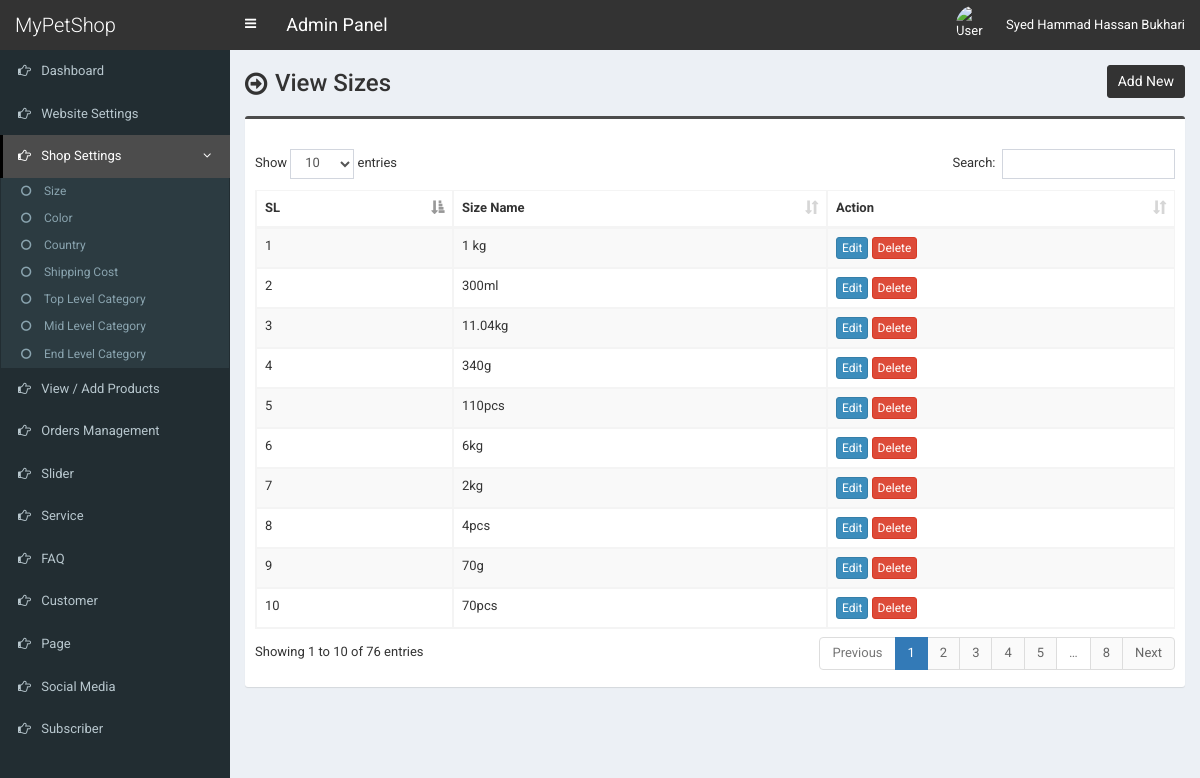
The page /admin/size.php (signed in) on the database its author committed.
### tables this page shows
CREATE TABLE `tbl_size` (
  `size_id` int(11) NOT NULL,
  `size_name` varchar(255) NOT NULL
);

### admin/size.php (the view, shortened to what this page needs)
<?php require_once('header.php'); ?>
<section class="content-header">
	<div class="content-header-left">
		<h1>View Sizes</h1>
	</div>
	<div class="content-header-right">
		<a href="size-add.php" class="btn btn-primary btn-sm">Add New</a>
	</div>
</section>
<section class="content">
  <div class="row">
    <div class="col-md-12">
      <div class="box box-info">
        <div class="box-body table-responsive">
          <table id="example1" class="table table-bordered table-striped">
			<thead>
			    <tr>
			        <th>SL</th>
			        <th>Size Name</th>
			        <th>Action</th>
			    </tr>
			</thead>
            <tbody>
            	<?php
            	$i=0;
            	$statement = $pdo->prepare("SELECT * FROM tbl_size ORDER BY size_id ASC");
            	$statement->execute();
            	$result = $statement->fetchAll(PDO::FETCH_ASSOC);
            	foreach ($result as $row) {
            		$i++;
            		?>
					<tr>
	                    <td><?php echo $i; ?></td>
	                    <td><?php echo $row['size_name']; ?></td>
	                    <td>
	                        <a href="size-edit.php?id=<?php echo $row['size_id']; ?>" class="btn btn-primary btn-xs">Edit</a>
	                        <a href="#" class="btn btn-danger btn-xs" data-href="size-delete.php?id=<?php echo $row['size_id']; ?>" data-toggle="modal" data-target="#confirm-delete">Delete</a>
	                    </td>
	                </tr>
            		<?php
            	}
            	?>
            </tbody>
          </table>
        </div>
      </div>
</section>
<?php require_once('footer.php'); ?>

### admin/style.css (style rules this page uses)
body { font-size: 13px; font-family: 'Roboto', sans-serif; }
.content-header>h1, .content-header .content-header-left h1 { font-family: 'Roboto', sans-serif; }
.box-info { padding-top: 20px; }
.content-header { overflow: hidden; }
.content-header .content-header-left { float: left; padding-top: 5px; }
.content-header .content-header-right { float: right; }
.content-header .content-header-left h1 { margin-top: 0; margin-bottom: 0; padding-left: 30px; padding-bottom: 5px; font-size: 24px; position: relative; }
.content-header .content-header-left h1:before { position: absolute; top: 0; left: 0; font-family: 'FontAwesome', sans-serif; font-size: 26px; content: '\f18e'; }
.content-header .content-header-right a { position: relative; font-size: 14px; }
.box.box-info { border-top-color: #4c4c4c; }
.content-header .content-header-right a { background-color: #333333; border-color: #333333; }

### rows shown on the page
tbl_size: size_name "1 kg"
tbl_size: size_name "300ml"
tbl_size: size_name "11.04kg"
tbl_size: size_name "340g"
tbl_size: size_name "110pcs"
tbl_size: size_name "6kg"
tbl_size: size_name "2kg"
tbl_size: size_name "4pcs"
tbl_size: size_name "70g"
tbl_size: size_name "70pcs"

### other values the page prints
$_SESSION['user']['full_name'] "Syed Hammad Hassan Bukhari"
